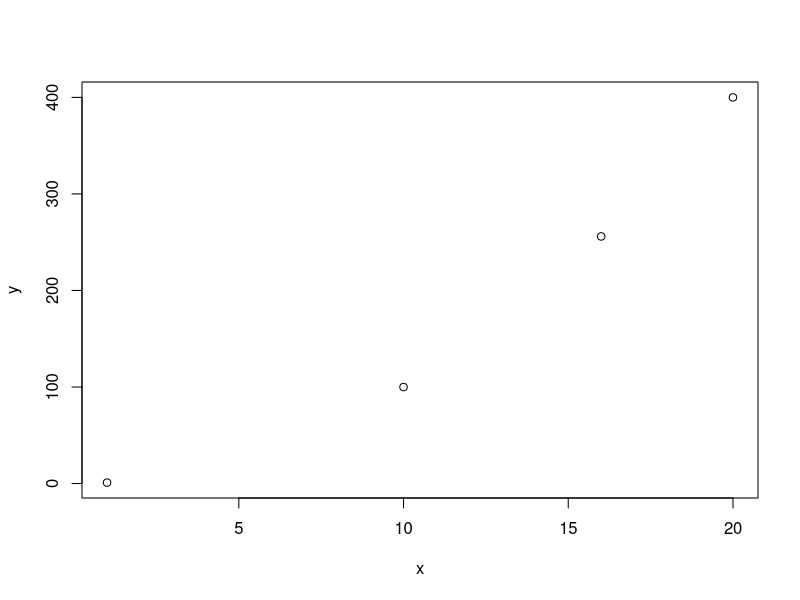

Reproduce this figure in R.
# 1
sqrt(2) # a
sqrt(101) # b
x1<- c(1,10,16,20)
sqrt(x1) # c

# 2
x2<- c(2,5,6,10)

# Mean

mean(x1,na.rm = TRUE)
mean(x2,na.rm = TRUE)
# Standard deviation

sd(x1)
sd(x2)

# Plot example
x <- c(1,	10, 16, 20) 
x
y <- c(x^2)
y

plot(x,y)

